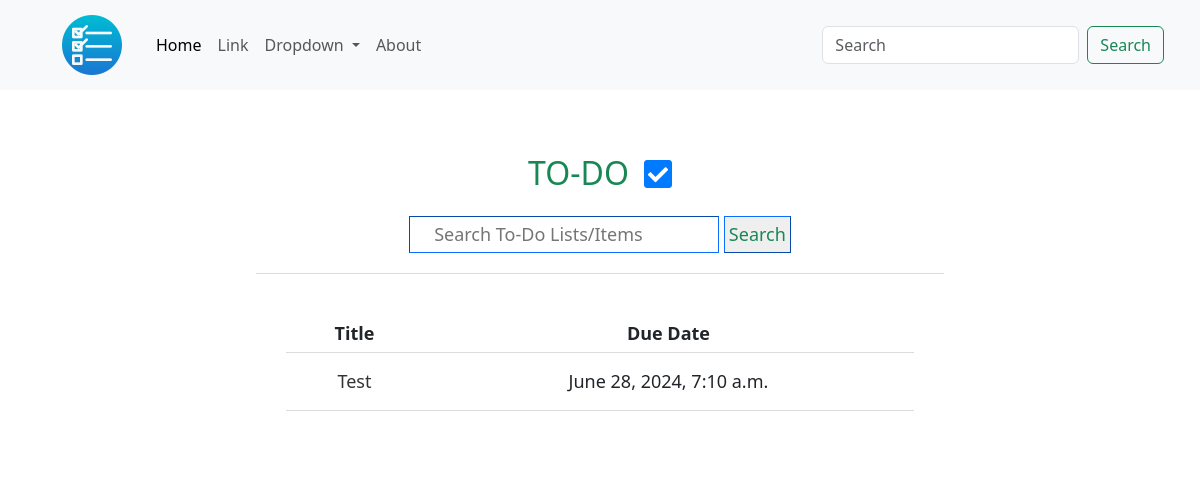
The app's page /, older data.
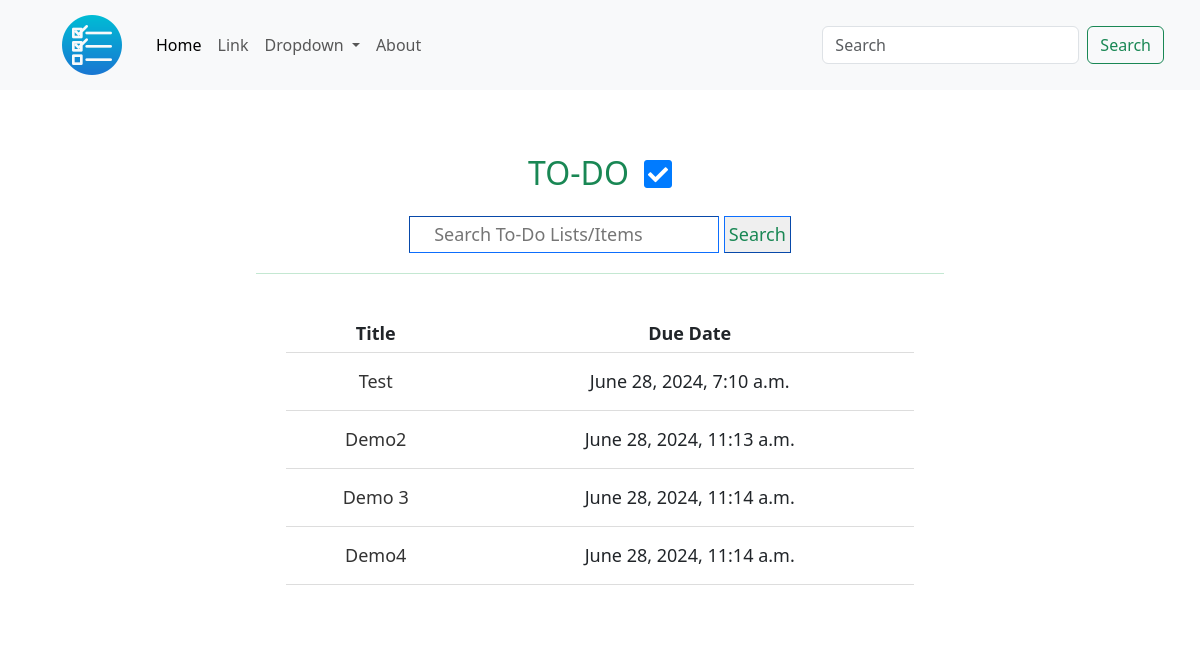
The same page, newer data.
### todolist_app/models.py (models this page shows, shortened)
class ToDoItem(models.Model):
    title = models.CharField(max_length=100)
    description = models.TextField(null=True, blank=True)
    created_date = models.DateTimeField(auto_now_add=True)
    due_date = models.DateTimeField(default=one_week_hence)
    completed = models.BooleanField(default=False)
    todo_list = models.ForeignKey('ToDoList', on_delete=models.CASCADE)

### todolist_app/views.py (the view)
# urls.py: path('', Home.as_view(), name='home'),
class Home(TemplateView):
    template_name = 'index.html'
    def get_context_data(self, **kwargs):
        context = super().get_context_data(**kwargs)
        query = self.request.GET.get('search')
        if query:
            context['todo_items'] = ToDoItem.objects.filter(title__icontains=query)
        else:
            context['todo_items'] = ToDoItem.objects.all()
        return context

### todolist_app/templates/index.html (shortened to what this page needs)
{% extends 'base.html' %} {% load static %}
{% block content %}
  <div class="card border-0">
    <div class="card-heading d-flex justify-content-center align-items-center mt-3" >
      <h1 class="text-success h2">TO-DO</h1>
      <i class="fas fa-check-square"></i>
    </div>
    <div class="card-body">
        <form class="text-center" method="GET" action="{% url 'home' %}">
          <input class="todo-search p-1 px-4 border-1 border-primary" type="text" name="search" placeholder="Search To-Do Lists/Items">
          <button class="p-1 border-1 border-primary text-success search-button" type="submit">Search</button>
        </form>
        <hr>
        <div class="todo-list">
          {% if not todo_items %}
            <p class="text-center text-danger pt-5">There are no to-dos currently.</p>
          {% else %}
          <table class="todo-table">
            <thead>
              <tr>
                <th>Title</th>
                <th>Due Date</th>
              </tr>
            </thead>
            <tbody>
              {% for item in todo_items %}
                  <tr>
                  <td><a href="{% url 'item_detail' item.todo_list.id item.id %}">{{ item.title }}</a></td>
                  <td>{{ item.due_date }}</td>
                </tr>
              {% endfor %}
            </tbody>
          </table>
          {% endif %}
        </div>
    </div>
  </div>
{% endblock content %}

### todolist_app/templates/base.html (shortened to what this page needs)
{% load static %}
<!DOCTYPE html>
<html lang="en">
<head>
    <link rel="stylesheet" href="https://cdn.jsdelivr.net/npm/bootstrap@5.3.2/dist/css/bootstrap.min.css">
    <link rel="stylesheet" href="{% static '/todolist_app/css/style.css' %}">
    <link rel="stylesheet" href="https://cdnjs.cloudflare.com/ajax/libs/font-awesome/5.15.3/css/all.min.css">
</head>
<body>
    {% block navbar %}
    <nav class="navbar navbar-expand-lg navbar-light bg-light mb-5 py-2 px-4">
        <div class="container-fluid">
          <a class="navbar-brand mx-4" href="{% url 'home' %}"><img src="{% static '/todolist_app/image/todo-logo.png' %}" alt="Logo image"></a>
          <div class="collapse navbar-collapse" id="navbarSupportedContent">
            <ul class="navbar-nav me-auto mb-2 mb-lg-0">
              <li class="nav-item">
                <a class="nav-link active" aria-current="page" href="{% url 'home' %}">Home</a>
              </li>
              <li class="nav-item">
                <a class="nav-link" href="#">Link</a>
              </li>
              <li class="nav-item dropdown">
                <a class="nav-link dropdown-toggle" href="#" id="navbarDropdown" role="button" data-bs-toggle="dropdown" aria-expanded="false">
                  Dropdown
                </a>
              </li>
              <li class="nav-item">
                <a class="nav-link" href="#" >About</a>
              </li>
            </ul>
            <form class="d-flex" method="GET">
              <input class="form-control me-2" type="search" name="search" placeholder="Search" aria-label="Search">
              <button class="btn btn-outline-success" type="submit">Search</button>
            </form>
          </div>
        </div>
      </nav>
    {% endblock navbar %}
    <div class="main">
        {% block content %}{% endblock %}
    </div>
</body>
</html>

### todolist_app/static/todolist_app/css/style.css (style rules this page uses)
* { padding: 0; margin: 0; box-sizing: border-box; }
.main { font-size: 16px; padding: 0 350px; }
@media (min-width: 992px) { .main { font-size: 18px; padding: 0 20%; } }
nav { width: 100%; }
.card-heading i { font-size: 2rem; margin: 0 0 7px 15px; color: #007BFF; }
.todo-search::placeholder { padding-left: -10px; }
.todo-list { width: 100%; padding: 30px; text-align: center; }
hr { margin-top: 20px; color: #14A44D; }
.todo-table { width: 100%; }
.todo-table a { text-decoration: none; color: #333; font-size: large; }
.item-table tr, .todo-table tr { border-bottom: 1px solid #ddd; }
thead th { padding-bottom: 5px; }
.item-table td, .todo-table td { padding: 15px; }

Row changes from the older to the newer data that the page shows:
added ToDoItem: title "Demo2", due_date "June 28, 2024, 11:13 a.m."
added ToDoItem: title "Demo 3", due_date "June 28, 2024, 11:14 a.m."
added ToDoItem: title "Demo4", due_date "June 28, 2024, 11:14 a.m."
